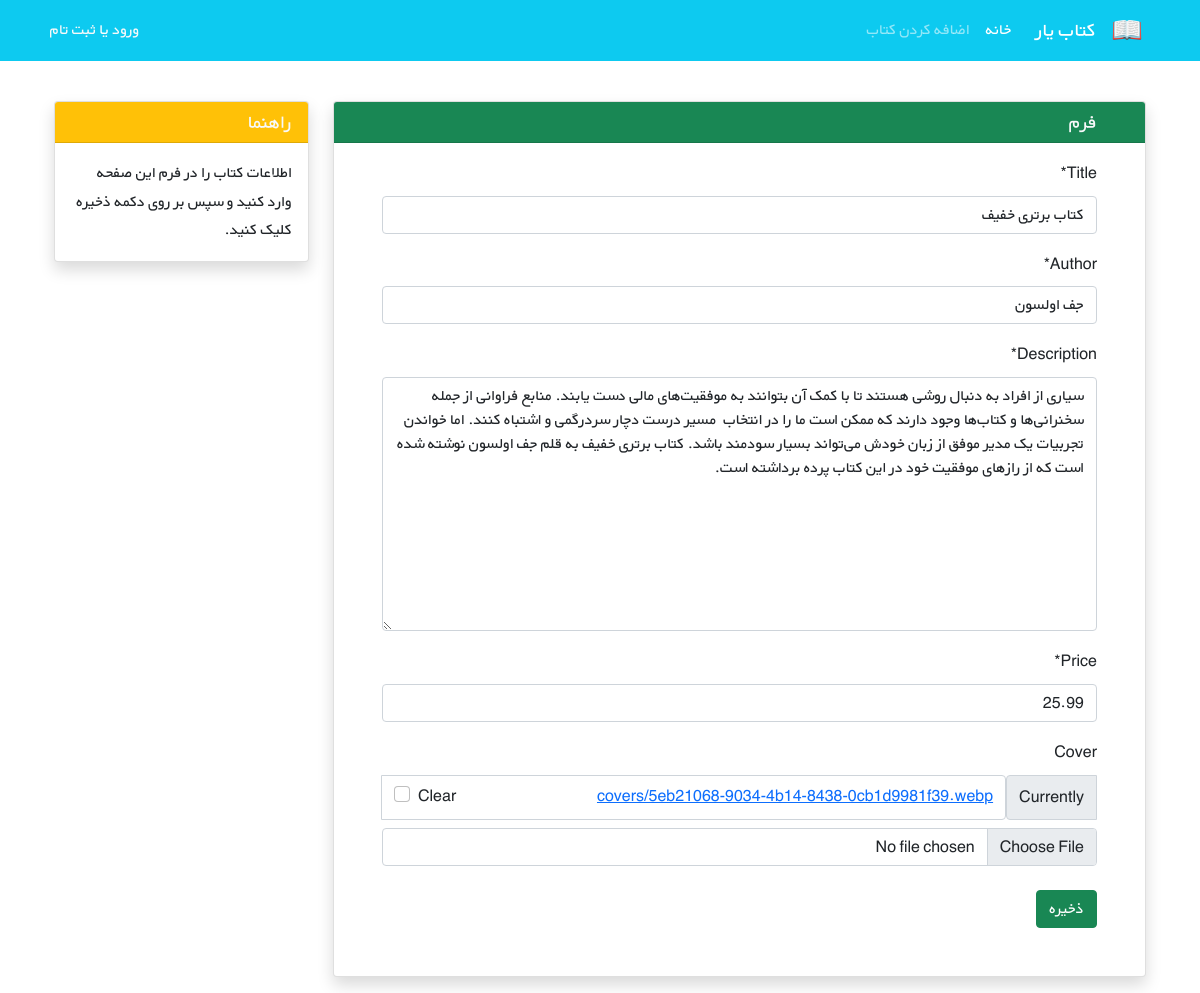
/books/5/update/, run on the app's committed database.
### books/models.py (models this page shows, shortened)
class Book(models.Model):
    title = models.CharField(max_length=200)
    author = models.CharField(max_length= 200)
    description = models.TextField()
    price = models.DecimalField( max_digits=5, decimal_places=2)
    cover = models.ImageField(upload_to='covers/',blank=True)

### books/views.py (the view)
# urls.py: path('<int:pk>/update/', BookUpdateView.as_view() , name='book_update'),
class BookUpdateView(generic.edit.UpdateView):
    model = Book
    fields = ['title', 'author', 'description', 'price','cover']
    template_name = 'books/book_update.html'

### books/templates/books/book_update.html (shortened to what this page needs)
{% extends '_base.html' %}
{% load crispy_forms_tags %}
{% block content %}
     <div class="container mt-4" dir="rtl">
    <div class="row">
        <div class="col-9">
            <div class="card shadow my-3">
                <h5 class="card-header bg-success text-light px-5">فرم</h5>
                <div class="px-5 pt-3 pb-5">
                    <form method="POST" enctype="multipart/form-data">
                         {{ form|crispy}}
                        <button type="submit" class="btn btn-success mt-2">ذخیره</button>
                    </form>
                </div>
            </div>
        </div>
        <div class="col-3">
                <div class="card my-3 shadow">
                    <h5 class="card-header bg-warning text-light">راهنما</h5>
                    <div class="card-body">
                        <p class="card-text">
                            اطلاعات کتاب را در فرم این صفحه وارد کنید و سپس بر روی دکمه ذخیره کلیک کنید.
                        </p>
                    </div>
                </div>
        </div>
    </div>
</div>
{% endblock content %}

### static/css/style.css (style rules this page uses)
* { font-family: 'BYekan', sans-serif; line-height: 1.8rem; }

### data on the page
Book: title "کتاب برتری خفیف", author "جف اولسون", description "سیاری از افراد به دنبال روشی هستند تا با کمک آن بتوانند به موفقیت‌های مالی دست یابند. منابع فراوانی از جمله سخنرانی‌ها و کتاب‌ها وجود دارند که ممکن است ما را در انتخاب مسیر درست دچار سردرگمی و اشتباه کنند. اما خواندن تجربیات یک مدیر موفق از زبان خودش می‌تواند بسیار سودمند باشد. کتاب برتری خفیف به قلم جف اولسون نوشته شده است که از رازهای موفقیت خود در این کتاب پرده برداشته است.", price "25.99"
